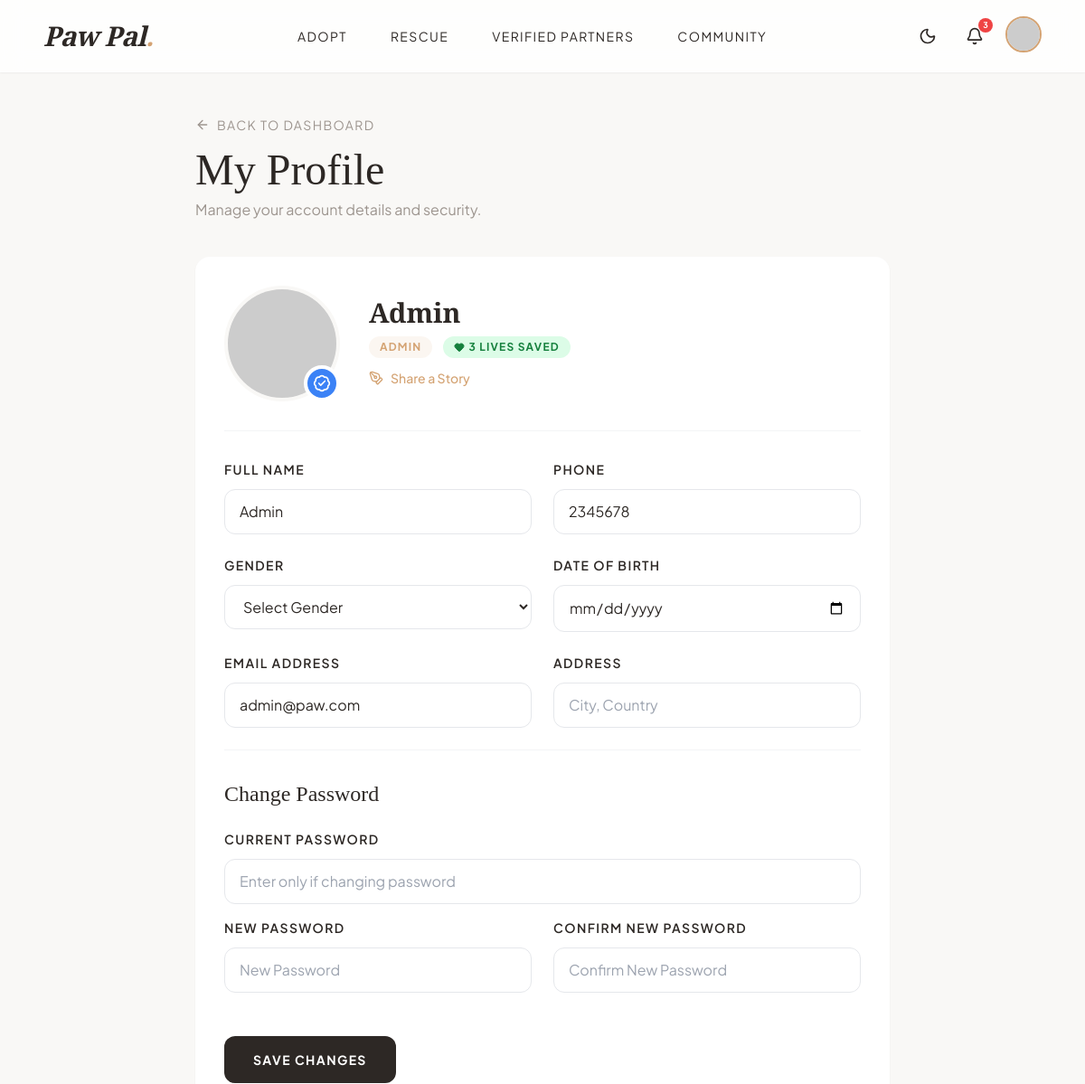
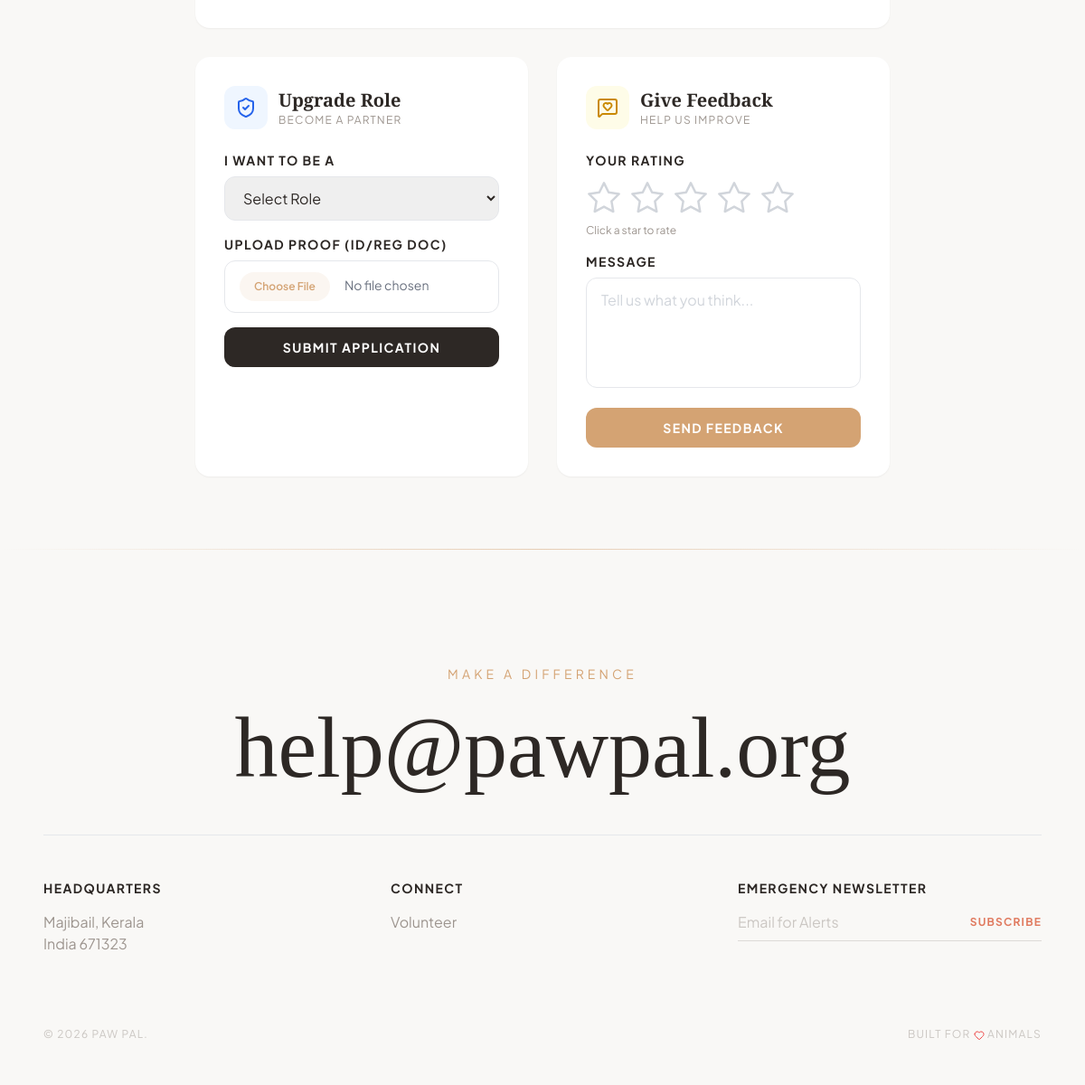
/public/profile.php (signed in), run on the app's committed database (2 pictures, top to bottom).
### tables this page shows
CREATE TABLE `users` (
  `id` int(11) NOT NULL,
  `username` varchar(50) NOT NULL,
  `email` varchar(100) NOT NULL,
  `password` varchar(255) NOT NULL,
  `phone` varchar(20) DEFAULT NULL,
  `address` text DEFAULT NULL,
  `role` enum('user','admin','volunteer','rescuer','organization') DEFAULT 'user',
  `is_verified` tinyint(1) DEFAULT 0,
  `created_at` timestamp NOT NULL DEFAULT current_timestamp(),
  `gender` varchar(20) DEFAULT NULL,
  `dob` date DEFAULT NULL,
  `profile_image` varchar(255) DEFAULT NULL,
  `lives_saved` int(11) DEFAULT 0,
  `organization_name` varchar(150) DEFAULT NULL,
  `reset_token` varchar(255) DEFAULT NULL,
  `reset_expiry` datetime DEFAULT NULL
);

### public/profile.php (the view, shortened to what this page needs)
<?php
include '../config.php';
$userId = $_SESSION['user_id'];
$userResult = $conn->query("SELECT * FROM users WHERE id=$userId");
$user = $userResult->fetch_assoc();
include '../includes/header.php';
?>
<section class="pt-32 pb-20 px-6">
    <div class="max-w-3xl mx-auto">
        <div class="mb-10">
            <a href="index.php"
                class="text-paw-gray hover:text-paw-accent flex items-center gap-2 mb-4 text-sm uppercase tracking-widest"><i
                    data-lucide="arrow-left" class="w-4 h-4"></i> Back to Dashboard</a>
            <h1 class="font-serif text-5xl mb-2">My Profile</h1>
            <p class="text-paw-gray">Manage your account details and security.</p>
        </div>
        <div class="bg-white rounded-2xl shadow-sm overflow-hidden p-8">
            <div class="flex flex-col md:flex-row items-center gap-8 mb-8 pb-8 border-b border-gray-100">
                <div class="relative w-32 h-32 flex-shrink-0 group cursor-pointer" onclick="openImageModal()">
                    <img src="<?php
                    $imgSrc = 'https://api.dicebear.com/9.x/toon-head/svg?seed=' . urlencode($user['username']);
                    if (!empty($user['profile_image'])) {
                        if (strpos($user['profile_image'], 'http') === 0) {
                            $imgSrc = $user['profile_image'];
                        } else {
                            $basePath = '../uploads/users/';
                            if (file_exists($basePath . $user['profile_image'])) {
                                $imgSrc = $basePath . rawurlencode($user['profile_image']);
                            }
                        }
                    }
                    echo $imgSrc;
                    ?>" alt="Profile"
                        class="w-full h-full object-cover rounded-full border-4 border-paw-bg shadow-inner bg-paw-bg">
                    <?php if ($user['is_verified']): ?>
                        <div class="absolute bottom-0 right-0 bg-blue-500 text-white p-1.5 rounded-full border-4 border-white"
                            title="Verified User">
                            <i data-lucide="badge-check" class="w-5 h-5"></i>
                        </div>
                    <?php endif; ?>
                </div>
                <div class="text-center md:text-left">
                    <h2 class="font-serif text-3xl font-bold mb-2">
                        <?php echo htmlspecialchars($user['username']); ?>
                    </h2>
                    <div class="flex flex-wrap items-center justify-center md:justify-start gap-3 mb-3">
                        <span
                            class="px-3 py-1 rounded-full text-xs font-bold uppercase tracking-widest bg-paw-accent/10 text-paw-accent">
                            <?php echo htmlspecialchars($user['role']); ?>
                        </span>
                        <?php if (($user['lives_saved'] ?? 0) > 0): ?>
                            <span
                                class="px-3 py-1 rounded-full text-xs font-bold uppercase tracking-widest bg-green-100 text-green-700 flex items-center gap-1">
                                <i data-lucide="heart" class="w-3 h-3 fill-current"></i>
                                <?php echo $user['lives_saved']; ?> Lives Saved
                            </span>
                        <?php endif; ?>
                    </div>
                    <?php if ($user['is_verified']): ?>
                        <a href="../create_blog.php"
                            class="inline-flex items-center gap-2 text-sm text-paw-accent hover:underline font-medium">
                            <i data-lucide="pen-tool" class="w-4 h-4"></i> Share a Story
                        </a>
                    <?php endif; ?>
                </div>
            </div>
            <form method="POST" class="space-y-6">
                <div class="grid grid-cols-1 md:grid-cols-2 gap-6">
                    <div>
                        <label class="block text-sm uppercase tracking-widest font-semibold mb-3">Full Name</label>
                        <input type="text" name="username" value="<?php echo htmlspecialchars($user['username']); ?>"
                            required pattern="[a-zA-Z\s]+" title="Only letters and spaces are allowed"
                            class="w-full px-4 py-3 border border-gray-200 rounded-xl focus:outline-none focus:border-paw-accent transition-colors">
                    </div>
                    <div>
                        <label class="block text-sm uppercase tracking-widest font-semibold mb-3">Phone</label>
                        <input type="tel" name="phone" value="<?php echo htmlspecialchars($user['phone'] ?? ''); ?>"
                            pattern="\d{1,10}" maxlength="10" title="Only numbers, maximum 10 digits"
                            class="w-full px-4 py-3 border border-gray-200 rounded-xl focus:outline-none focus:border-paw-accent transition-colors">
                    </div>
                </div>
                <div class="grid grid-cols-1 md:grid-cols-2 gap-6">
                    <div>
                        <label class="block text-sm uppercase tracking-widest font-semibold mb-3">Gender</label>
                        <select name="gender"
                            class="w-full px-4 py-3 border border-gray-200 rounded-xl focus:outline-none focus:border-paw-accent transition-colors bg-white">
                            <option value="">Select Gender</option>
                        </select>
                    </div>
                    <div>
                        <label class="block text-sm uppercase tracking-widest font-semibold mb-3">Date of
                            Birth</label>
                        <input type="date" name="dob" value="<?php echo htmlspecialchars($user['dob'] ?? ''); ?>"
                            class="w-full px-4 py-3 border border-gray-200 rounded-xl focus:outline-none focus:border-paw-accent transition-colors">
                    </div>
                </div>
                <div class="grid grid-cols-1 md:grid-cols-2 gap-6">
                    <div>
                        <label class="block text-sm uppercase tracking-widest font-semibold mb-3">Email Address</label>
                        <input type="email" name="email" value="<?php echo htmlspecialchars($user['email']); ?>"
                            required
                            class="w-full px-4 py-3 border border-gray-200 rounded-xl focus:outline-none focus:border-paw-accent transition-colors">
                    </div>
                    <div>
                        <label class="block text-sm uppercase tracking-widest font-semibold mb-3">Address</label>
                        <input type="text" name="address"
                            value="<?php echo htmlspecialchars($user['address'] ?? ''); ?>" placeholder="City, Country"
                            class="w-full px-4 py-3 border border-gray-200 rounded-xl focus:outline-none focus:border-paw-accent transition-colors">
                    </div>
                </div>
                <div class="pt-8 border-t border-gray-100">
                    <h3 class="font-serif text-2xl mb-6">Change Password</h3>
                    <div class="space-y-4">
                        <div>
                            <label class="block text-sm uppercase tracking-widest font-semibold mb-3">Current
                                Password</label>
                            <input type="password" name="current_password" placeholder="Enter only if changing password"
                                class="w-full px-4 py-3 border border-gray-200 rounded-xl focus:outline-none focus:border-paw-accent transition-colors">
                        </div>
                        <div class="grid grid-cols-1 md:grid-cols-2 gap-6">
                            <div>
                                <label class="block text-sm uppercase tracking-widest font-semibold mb-3">New
                                    Password</label>
                                <input type="password" name="new_password" placeholder="New Password"
                                    class="w-full px-4 py-3 border border-gray-200 rounded-xl focus:outline-none focus:border-paw-accent transition-colors">
                            </div>
                            <div>
                                <label class="block text-sm uppercase tracking-widest font-semibold mb-3">Confirm
                                    New Password</label>
                                <input type="password" name="confirm_password" placeholder="Confirm New Password"
                                    class="w-full px-4 py-3 border border-gray-200 rounded-xl focus:outline-none focus:border-paw-accent transition-colors">
                            </div>
                        </div>
                    </div>
                </div>
                <div class="pt-6">
                    <button type="submit"
                        class="px-8 py-4 bg-paw-dark text-white rounded-xl text-sm uppercase tracking-widest font-bold hover:bg-paw-accent transition-colors">
                        Save Changes
                    </button>
                </div>
            </form>
        </div>
        <div class="grid grid-cols-1 md:grid-cols-2 gap-8 mt-8">
            <div class="bg-white rounded-2xl shadow-sm overflow-hidden p-8">
                <div class="flex items-center gap-3 mb-6">
                    <div class="p-3 bg-blue-50 text-blue-600 rounded-xl">
                        <i data-lucide="shield-check" class="w-6 h-6"></i>
                    </div>
                    <div>
                        <h3 class="font-serif text-xl font-bold">Upgrade Role</h3>
                        <p class="text-xs text-paw-gray uppercase tracking-widest">Become a Partner</p>
                    </div>
                </div>
                <form method="POST" enctype="multipart/form-data" class="space-y-4">
                    <div>
                        <label class="block text-sm font-bold uppercase tracking-widest mb-2">I want to be a</label>
                        <select name="requested_role" id="roleSelect" onchange="toggleOrgFields()" required
                            class="w-full px-4 py-3 border border-gray-200 rounded-xl focus:outline-none focus:border-paw-accent">
                            <option value="">Select Role</option>
                        </select>
                    </div>
                    <div>
                        <label class="block text-sm font-bold uppercase tracking-widest mb-2">Upload Proof (ID/Reg
                            Doc)</label>
                        <input type="file" name="document_proof"
                            class="w-full px-4 py-3 border border-gray-200 rounded-xl focus:outline-none focus:border-paw-accent text-sm text-gray-500 file:mr-4 file:py-2 file:px-4 file:rounded-full file:border-0 file:text-xs file:font-semibold file:bg-paw-accent/10 file:text-paw-accent hover:file:bg-paw-accent/20">
                    </div>
                    <button type="submit"
                        class="w-full py-3 bg-paw-dark text-white rounded-xl font-bold uppercase tracking-widest text-sm hover:bg-paw-accent transition-colors">
                        Submit Application
                    </button>
                </form>
            </div>
            <div class="bg-white rounded-2xl shadow-sm overflow-hidden p-8">
                <div class="flex items-center gap-3 mb-6">
                    <div class="p-3 bg-yellow-50 text-yellow-600 rounded-xl">
                        <i data-lucide="message-square-heart" class="w-6 h-6"></i>
                    </div>
                    <div>
                        <h3 class="font-serif text-xl font-bold">Give Feedback</h3>
                        <p class="text-xs text-paw-gray uppercase tracking-widest">Help us improve</p>
                    </div>
                </div>
                <form method="POST" class="space-y-4" onsubmit="return validateFeedback()">
                    <div>
                        <label class="block text-sm font-bold uppercase tracking-widest mb-3">Your Rating</label>
                        <div class="flex gap-2" id="starContainer">
                            <?php for ($i = 1; $i <= 5; $i++): ?>
                                <button type="button" onclick="setRating(<?php echo $i; ?>)"
                                    class="star-btn focus:outline-none transform hover:scale-110 transition-transform"
                                    data-star="<?php echo $i; ?>">
                                    <svg class="w-10 h-10 transition-colors duration-200" viewBox="0 0 24 24" fill="none"
                                        stroke="currentColor" stroke-width="1.5" stroke-linecap="round"
                                        stroke-linejoin="round">
                                        <polygon
                                            points="12 2 15.09 8.26 22 9.27 17 14.14 18.18 21.02 12 17.77 5.82 21.02 7 14.14 2 9.27 8.91 8.26 12 2"
                                            class="star-path" />
                                    </svg>
                                </button>
                            <?php endfor; ?>
                        </div>
                        <p id="ratingText" class="text-xs text-paw-gray mt-2">Click a star to rate</p>
                    </div>
                    <div>
                        <label class="block text-sm font-bold uppercase tracking-widest mb-2">Message</label>
                        <textarea name="message" rows="4" required
                            class="w-full px-4 py-3 border border-gray-200 rounded-xl focus:outline-none focus:border-paw-accent resize-none placeholder-gray-300"
                            placeholder="Tell us what you think..."></textarea>
                    </div>
                    <button type="submit"
                        class="w-full py-3 bg-paw-accent text-white rounded-xl font-bold uppercase tracking-widest text-sm hover:bg-paw-dark transition-colors">
                        Send Feedback
                    </button>
                </form>
            </div>
        </div>
    </div>
</section>
<?php include '../includes/footer.php'; ?>
</body>
</html>

### includes/header.php (style rules this page uses)
body { background-color: #F9F8F6; overflow-x: hidden; }

### data on the page
users: username "Admin", role "ADMIN", lives_saved "3", phone "2345678", email "admin@paw.com"

### other printed values
$notifCount "3"
